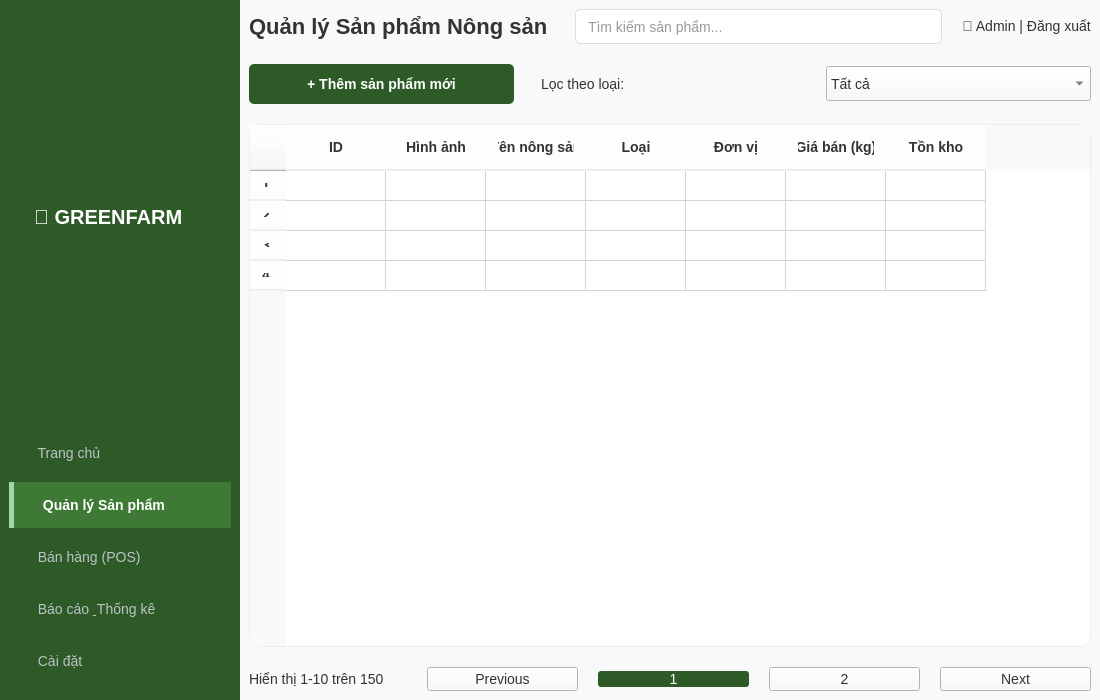
<?xml version="1.0" encoding="UTF-8"?>
<ui version="4.0">
 <class>MainWindow</class>
 <widget class="QMainWindow" name="MainWindow">
  <property name="geometry">
   <rect>
    <x>0</x>
    <y>0</y>
    <width>1100</width>
    <height>700</height>
   </rect>
  </property>
  <property name="windowTitle">
   <string>Quản lý Sản phẩm Nông sản - GreenFarm</string>
  </property>
  <property name="styleSheet">
   <string notr="true">
    QMainWindow { background-color: #FFFFFF; }
    * { font-family: "Segoe UI", Arial; font-size: 14px; color: #333; }
   </string>
  </property>
  <widget class="QWidget" name="centralwidget">
   <layout class="QHBoxLayout" name="horizontalLayout_main">
    <property name="spacing">
     <number>0</number>
    </property>
    <property name="leftMargin"><number>0</number></property>
    <property name="topMargin"><number>0</number></property>
    <property name="rightMargin"><number>0</number></property>
    <property name="bottomMargin"><number>0</number></property>
    
    <item>
     <widget class="QFrame" name="sidebar">
      <property name="minimumSize"><size><width>240</width><height>0</height></size></property>
      <property name="styleSheet">
       <string notr="true">
        QFrame#sidebar { background-color: #2D5A27; border: none; }
        QPushButton { 
            background-color: transparent; color: #BDC3C7; 
            text-align: left; padding: 15px 25px; border: none; border-radius: 0px;
        }
        QPushButton:hover { background-color: #3E7A36; color: white; }
        QPushButton#btn_active { 
            background-color: #3E7A36; color: white; 
            border-left: 5px solid #A5D6A7; font-weight: bold; 
        }
        QLabel#logo_text { color: white; font-size: 20px; font-weight: bold; margin: 20px; }
       </string>
      </property>
      <layout class="QVBoxLayout" name="verticalLayout_side">
       <item>
        <widget class="QLabel" name="logo_text">
         <property name="text"><string>🌿 GREENFARM</string></property>
        </widget>
       </item>
       <item><widget class="QPushButton" name="btn_home"><property name="text"><string> Trang chủ</string></property></widget></item>
       <item><widget class="QPushButton" name="btn_active"><property name="text"><string> Quản lý Sản phẩm</string></property></widget></item>
       <item><widget class="QPushButton" name="btn_pos"><property name="text"><string> Bán hàng (POS)</string></property></widget></item>
       <item><widget class="QPushButton" name="btn_report"><property name="text"><string> Báo cáo &amp; Thống kê</string></property></widget></item>
       <item><widget class="QPushButton" name="btn_setting"><property name="text"><string> Cài đặt</string></property></widget></item>
       <item><spacer name="spacer_side"><property name="orientation"><enum>Qt::Vertical</enum></property></spacer></item>
      </layout>
     </widget>
    </item>

    <item>
     <widget class="QWidget" name="content_area">
      <property name="styleSheet"><string notr="true">background-color: #F8F9FA;</string></property>
      <layout class="QVBoxLayout" name="verticalLayout_content">
       <property name="spacing"><number>20</number></property>
       <property name="contentsMargins"><number>30</number><number>30</number><number>30</number><number>30</number></property>

       <item>
        <layout class="QHBoxLayout" name="layout_header">
         <item>
          <widget class="QLabel" name="lbl_page_title">
           <property name="text"><string>Quản lý Sản phẩm Nông sản</string></property>
           <property name="styleSheet"><string notr="true">font-size: 22px; font-weight: bold;</string></property>
          </widget>
         </item>
         <item><spacer name="h_spacer_1"><property name="orientation"><enum>Qt::Horizontal</enum></property></spacer></item>
         <item>
          <widget class="QLineEdit" name="search_bar">
           <property name="minimumSize"><size><width>300</width><height>35</height></size></property>
           <property name="placeholderText"><string>Tìm kiếm sản phẩm...</string></property>
           <property name="styleSheet">
            <string notr="true">background-color: white; border: 1px solid #DDD; border-radius: 5px; padding-left: 10px;</string>
           </property>
          </widget>
         </item>
         <item>
          <widget class="QPushButton" name="btn_user">
           <property name="text"><string>👤 Admin | Đăng xuất</string></property>
           <property name="styleSheet"><string notr="true">background: transparent; border: none;</string></property>
          </widget>
         </item>
        </layout>
       </item>

       <item>
        <layout class="QHBoxLayout" name="layout_actions">
         <item>
          <widget class="QPushButton" name="btn_add_new">
           <property name="minimumSize"><size><width>180</width><height>40</height></size></property>
           <property name="text"><string>+ Thêm sản phẩm mới</string></property>
           <property name="styleSheet">
            <string notr="true">background-color: #2D5A27; color: white; border-radius: 5px; font-weight: bold;</string>
           </property>
          </widget>
         </item>
         <item><spacer name="h_spacer_2"><property name="orientation"><enum>Qt::Horizontal</enum></property></spacer></item>
         <item><widget class="QLabel" name="lbl_filter"><property name="text"><string>Lọc theo loại:</string></property></widget></item>
         <item>
          <widget class="QComboBox" name="filter_box">
           <property name="minimumSize"><size><width>150</width><height>35</height></size></property>
           <item><property name="text"><string>Tất cả</string></property></item>
          </widget>
         </item>
        </layout>
       </item>

       <item>
        <widget class="QTableWidget" name="table_data">
         <property name="styleSheet">
          <string notr="true">
           QTableWidget { background-color: white; border: 1px solid #EEE; border-radius: 10px; }
           QHeaderView::section { background-color: #FDFDFD; padding: 12px; border: none; border-bottom: 2px solid #EEE; font-weight: bold; }
          </string>
         </property>
         <property name="rowCount"><number>4</number></property>
         <property name="columnCount"><number>7</number></property>
         <column><property name="text"><string>ID</string></property></column>
         <column><property name="text"><string>Hình ảnh</string></property></column>
         <column><property name="text"><string>Tên nông sản</string></property></column>
         <column><property name="text"><string>Loại</string></property></column>
         <column><property name="text"><string>Đơn vị</string></property></column>
         <column><property name="text"><string>Giá bán (kg)</string></property></column>
         <column><property name="text"><string>Tồn kho</string></property></column>
         <column><property name="text"><string>Hành động</string></property></column>
        </widget>
       </item>

       <item>
        <layout class="QHBoxLayout" name="layout_footer">
         <item><widget class="QLabel" name="lbl_info"><property name="text"><string>Hiển thị 1-10 trên 150</string></property></widget></item>
         <item><spacer name="h_spacer_3"><property name="orientation"><enum>Qt::Horizontal</enum></property></spacer></item>
         <item><widget class="QPushButton" name="btn_prev"><property name="text"><string>Previous</string></property></widget></item>
         <item><widget class="QPushButton" name="btn_p1"><property name="text"><string>1</string></property><property name="styleSheet"><string notr="true">background: #2D5A27; color: white; border-radius: 3px; min-width: 30px;</string></property></widget></item>
         <item><widget class="QPushButton" name="btn_p2"><property name="text"><string>2</string></property></widget></item>
         <item><widget class="QPushButton" name="btn_next"><property name="text"><string>Next</string></property></widget></item>
        </layout>
       </item>
      </layout>
     </widget>
    </item>
   </layout>
  </widget>
 </widget>
</ui>
